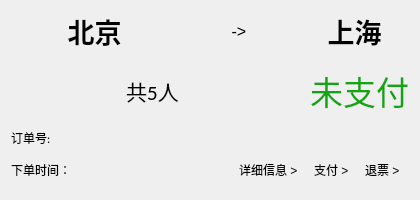
<?xml version="1.0" encoding="UTF-8"?>
<ui version="4.0">
 <class>OrdersItem</class>
 <widget class="QWidget" name="OrdersItem">
  <property name="geometry">
   <rect>
    <x>0</x>
    <y>0</y>
    <width>420</width>
    <height>200</height>
   </rect>
  </property>
  <property name="minimumSize">
   <size>
    <width>420</width>
    <height>200</height>
   </size>
  </property>
  <property name="maximumSize">
   <size>
    <width>420</width>
    <height>200</height>
   </size>
  </property>
  <property name="windowTitle">
   <string>Form</string>
  </property>
  <layout class="QGridLayout" name="gridLayout">
   <item row="0" column="0" colspan="3">
    <widget class="QLabel" name="label_from">
     <property name="maximumSize">
      <size>
       <width>230</width>
       <height>40</height>
      </size>
     </property>
     <property name="font">
      <font>
       <pointsize>20</pointsize>
       <weight>75</weight>
       <bold>true</bold>
      </font>
     </property>
     <property name="text">
      <string>北京</string>
     </property>
     <property name="alignment">
      <set>Qt::AlignCenter</set>
     </property>
    </widget>
   </item>
   <item row="0" column="3" colspan="2">
    <widget class="QLabel" name="label_3">
     <property name="font">
      <font>
       <pointsize>12</pointsize>
      </font>
     </property>
     <property name="text">
      <string>-&gt;</string>
     </property>
     <property name="alignment">
      <set>Qt::AlignCenter</set>
     </property>
    </widget>
   </item>
   <item row="5" column="3" colspan="4">
    <widget class="QWidget" name="widget" native="true">
     <layout class="QHBoxLayout" name="horizontalLayout">
      <item>
       <spacer name="horizontalSpacer">
        <property name="orientation">
         <enum>Qt::Horizontal</enum>
        </property>
        <property name="sizeType">
         <enum>QSizePolicy::Expanding</enum>
        </property>
        <property name="sizeHint" stdset="0">
         <size>
          <width>20</width>
          <height>20</height>
         </size>
        </property>
       </spacer>
      </item>
      <item>
       <widget class="ClickableLabel" name="label_detail">
        <property name="text">
         <string>详细信息 &gt;</string>
        </property>
       </widget>
      </item>
      <item>
       <spacer name="horizontalSpacer_2">
        <property name="orientation">
         <enum>Qt::Horizontal</enum>
        </property>
        <property name="sizeType">
         <enum>QSizePolicy::Fixed</enum>
        </property>
        <property name="sizeHint" stdset="0">
         <size>
          <width>10</width>
          <height>20</height>
         </size>
        </property>
       </spacer>
      </item>
      <item>
       <widget class="ClickableLabel" name="label_pay">
        <property name="text">
         <string>支付 &gt;</string>
        </property>
       </widget>
      </item>
      <item>
       <spacer name="horizontalSpacer_3">
        <property name="orientation">
         <enum>Qt::Horizontal</enum>
        </property>
        <property name="sizeType">
         <enum>QSizePolicy::Fixed</enum>
        </property>
        <property name="sizeHint" stdset="0">
         <size>
          <width>10</width>
          <height>20</height>
         </size>
        </property>
       </spacer>
      </item>
      <item>
       <widget class="ClickableLabel" name="label_refund">
        <property name="text">
         <string>退票 &gt;</string>
        </property>
       </widget>
      </item>
     </layout>
    </widget>
   </item>
   <item row="0" column="5" colspan="2">
    <widget class="QLabel" name="label_to">
     <property name="maximumSize">
      <size>
       <width>230</width>
       <height>40</height>
      </size>
     </property>
     <property name="font">
      <font>
       <pointsize>20</pointsize>
       <weight>75</weight>
       <bold>true</bold>
      </font>
     </property>
     <property name="text">
      <string>上海</string>
     </property>
     <property name="alignment">
      <set>Qt::AlignCenter</set>
     </property>
    </widget>
   </item>
   <item row="3" column="5" colspan="2">
    <widget class="QLabel" name="label_status">
     <property name="palette">
      <palette>
       <active>
        <colorrole role="WindowText">
         <brush brushstyle="SolidPattern">
          <color alpha="255">
           <red>17</red>
           <green>165</green>
           <blue>17</blue>
          </color>
         </brush>
        </colorrole>
       </active>
       <inactive>
        <colorrole role="WindowText">
         <brush brushstyle="SolidPattern">
          <color alpha="255">
           <red>17</red>
           <green>165</green>
           <blue>17</blue>
          </color>
         </brush>
        </colorrole>
       </inactive>
       <disabled>
        <colorrole role="WindowText">
         <brush brushstyle="SolidPattern">
          <color alpha="255">
           <red>120</red>
           <green>120</green>
           <blue>120</blue>
          </color>
         </brush>
        </colorrole>
       </disabled>
      </palette>
     </property>
     <property name="font">
      <font>
       <family>微软雅黑</family>
       <pointsize>25</pointsize>
      </font>
     </property>
     <property name="text">
      <string>未支付</string>
     </property>
     <property name="alignment">
      <set>Qt::AlignRight|Qt::AlignTrailing|Qt::AlignVCenter</set>
     </property>
    </widget>
   </item>
   <item row="3" column="0" colspan="5">
    <widget class="QLabel" name="label_total">
     <property name="maximumSize">
      <size>
       <width>10000</width>
       <height>80</height>
      </size>
     </property>
     <property name="font">
      <font>
       <family>Calibri</family>
       <pointsize>16</pointsize>
      </font>
     </property>
     <property name="text">
      <string>共5人</string>
     </property>
     <property name="alignment">
      <set>Qt::AlignCenter</set>
     </property>
    </widget>
   </item>
   <item row="5" column="0" colspan="3">
    <widget class="QLabel" name="label_time">
     <property name="maximumSize">
      <size>
       <width>16777215</width>
       <height>20</height>
      </size>
     </property>
     <property name="font">
      <font>
       <family>Calibri</family>
      </font>
     </property>
     <property name="text">
      <string>下单时间：</string>
     </property>
    </widget>
   </item>
   <item row="4" column="0" colspan="3">
    <widget class="QLabel" name="label_dynamic">
     <property name="maximumSize">
      <size>
       <width>1000</width>
       <height>15</height>
      </size>
     </property>
     <property name="font">
      <font>
       <family>Calibri</family>
       <pointsize>9</pointsize>
      </font>
     </property>
     <property name="text">
      <string>订单号:</string>
     </property>
     <property name="alignment">
      <set>Qt::AlignLeading|Qt::AlignLeft|Qt::AlignVCenter</set>
     </property>
    </widget>
   </item>
  </layout>
 </widget>
 <customwidgets>
  <customwidget>
   <class>ClickableLabel</class>
   <extends>QLabel</extends>
   <header>clickablelabel.h</header>
  </customwidget>
 </customwidgets>
 <resources/>
 <connections/>
</ui>
